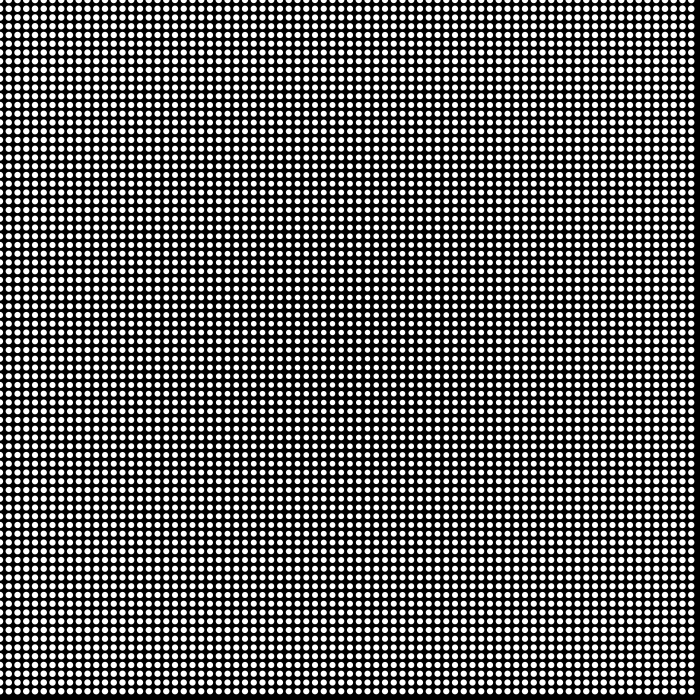
Frame 1 (no input)
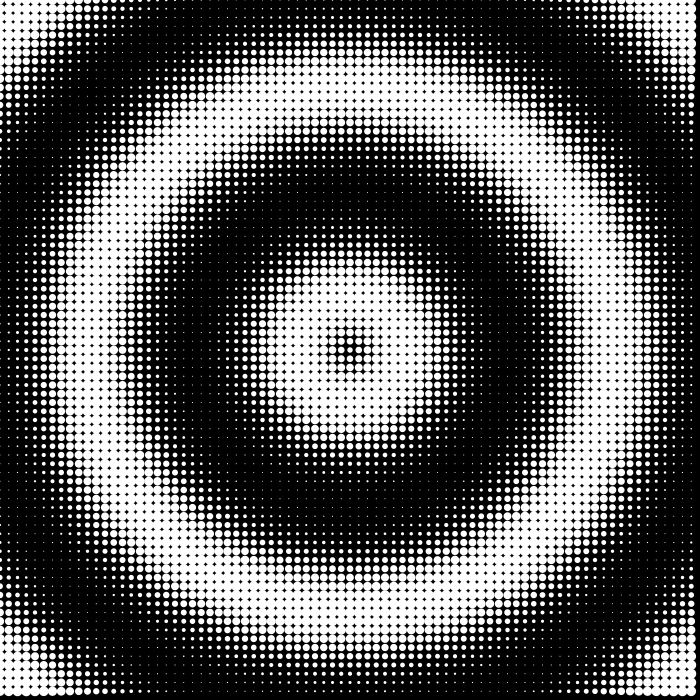
Frame 60 (the mouse pressed at the canvas centre just before this capture)
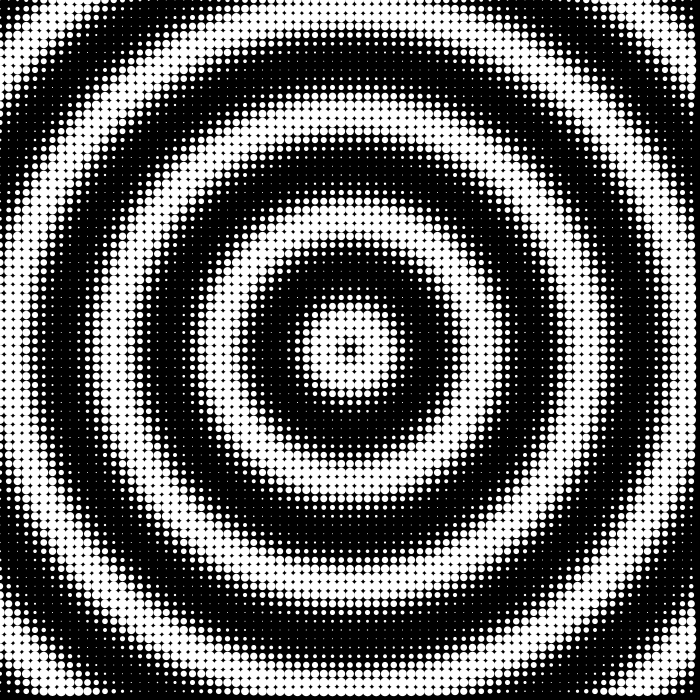
Frame 120 (the mouse held since frame 60 and released just before this capture)

The Processing sketch that drew these frames (run headless with seeded random() and noise(); from frame 60 on, the mouse is pressed at the canvas centre):

// Processing sketch: emergence
// ── emergence.pde

int N = 80;
float freq = 0.05;
float speed = 0.0005;

void setup() {
  size(700, 700);
  noStroke();
}

void draw() {
  background(0);

  float spacing = width / (float)N;
  float t = frameCount * speed;

  for (int x = 0; x < N; x++) {
    for (int y = 0; y < N; y++) {

      float px = x * spacing;
      float py = y * spacing;

      float d = dist(px, py, width/2, height/2);

      // change t to a static value (e.g. 0.2) and see what happens
      float wave = sin(d * t);
      float size = map(wave, -1, 1, 1, 10);

      fill(255);
      circle(px, py, size);
    }
  }
}
